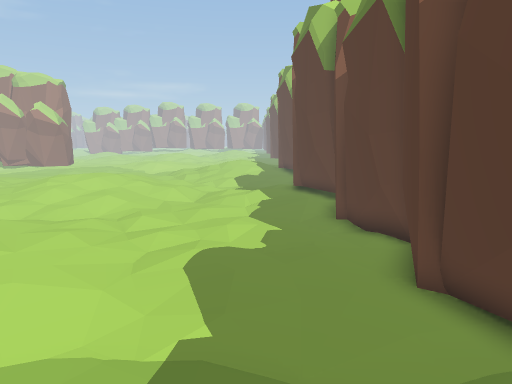
View 1 (above)

16 first-person views from a walk through a Unity game level. The camera is 1.3 m above the floor, tilts 8° down and sees 70° across. The floor is counted in squares, 0.5 m on a side. Each view is taken from the middle of a square. On the plan, view 1 faces up. The plan holds only what a view shows up to about 20 squares ahead; the rest is blank. The place goes on beyond the plan. The player is left out. Some animated figures are left out.

View 2
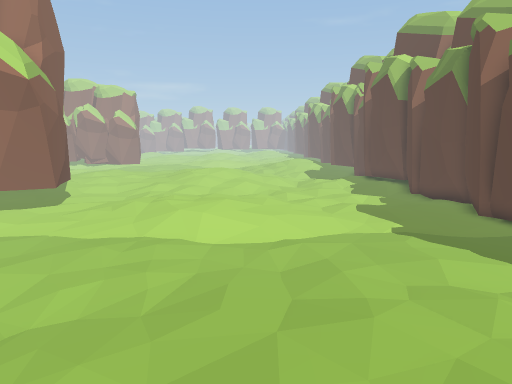

View 3
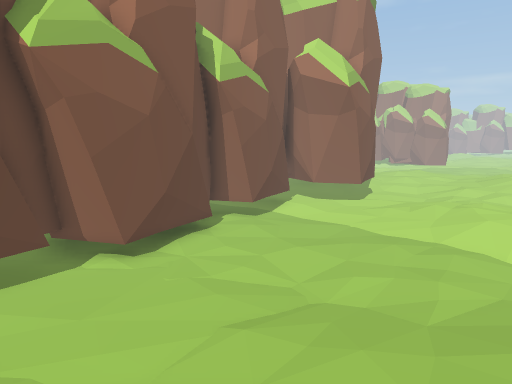

View 4
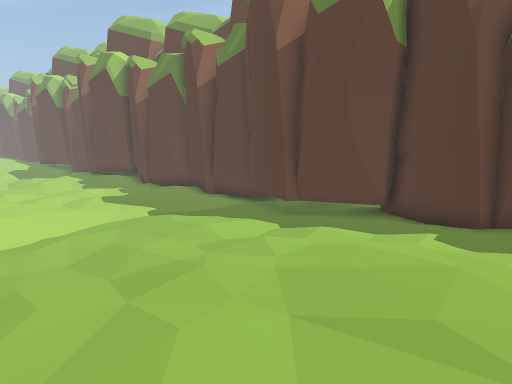

View 5
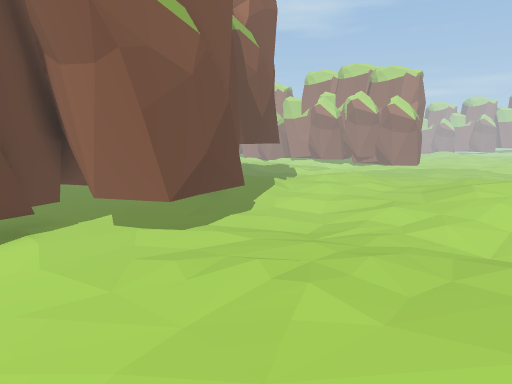

View 6
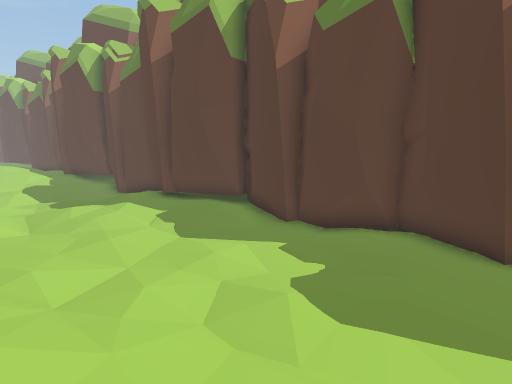

View 7
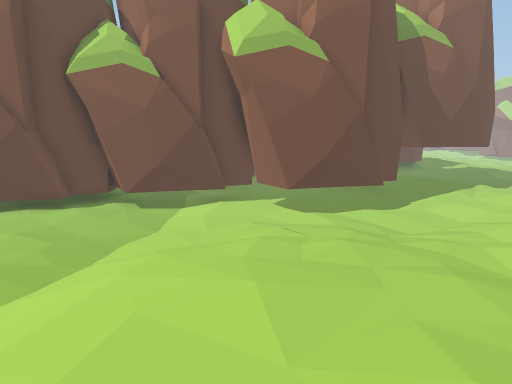

View 8
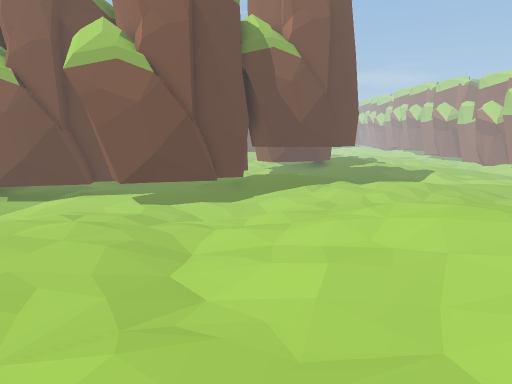

View 9
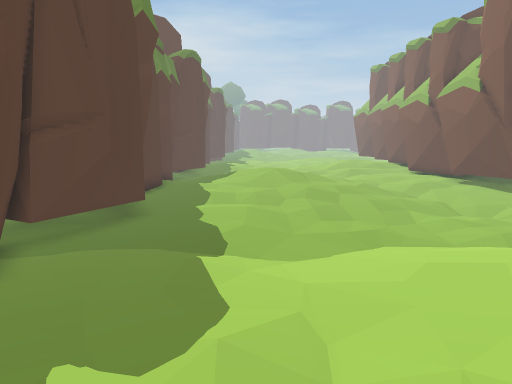

View 10
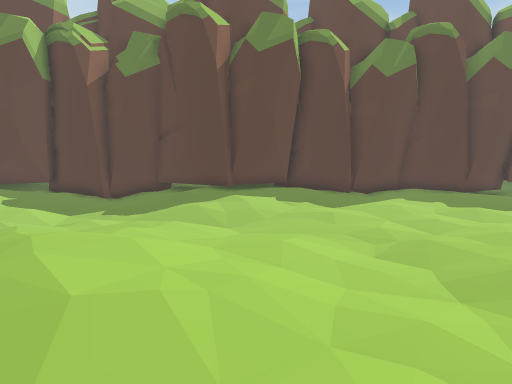

View 11
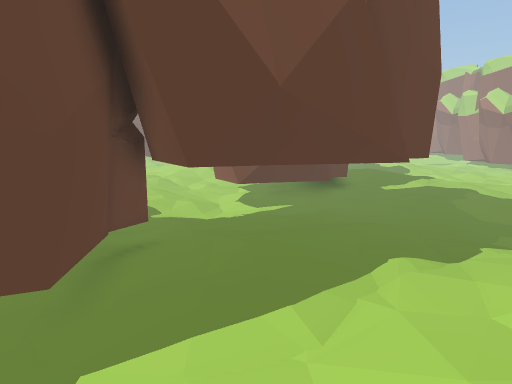

View 12
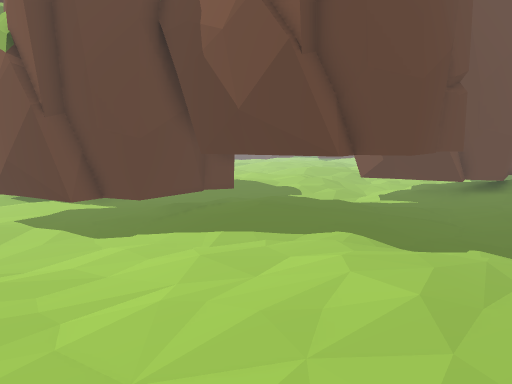

View 13
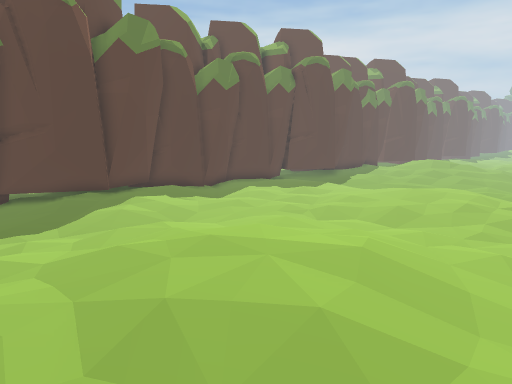

View 14
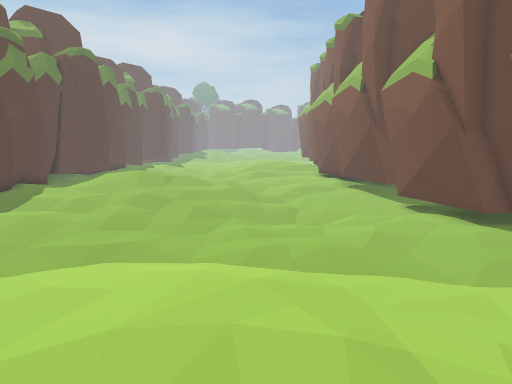

View 15
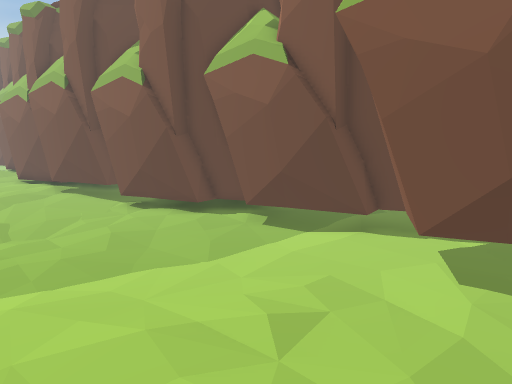

View 16
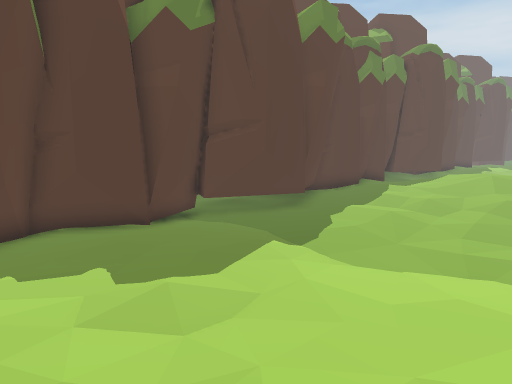

### Floor plan
Key: @ floor where view 1 was taken; . main floor; : floor 0.25 m higher than the main floor; - floor 0.25 m lower than the main floor; + floor 0.5 m higher than the main floor; / step, stairs or slope; O other object.
Columns run from 25 left of view 1 to 6 right of it. Each row starts with its distance up from view 1.
 25        ......        --....-OOOO
 24 ---....:...   ...:....------OOO
 23 .-....:::... .::::....------OOOO
 22 ......::::...::::::...---.-.OO O
 21 OOOO..:......:::+::...---...O  O
 20   OOO........:::::::..-....OO OO
 19    OO........::::::...-....OOOO
 18     OO........::::....-....OOO
 17     OO.........::....--....OOOO
 16   OOOO.-----.........-.....OOO
 15    OOOO-----.........-......OO O
 14     OOOO------..-.---.......OO O
 13        OO-----.----.-.-...-.OOOO
 12         OO----.......--.....OOO
 11          O---........-.....-OOOO
 10        OOO--...........-....O  O
  9     OOOOOOO-..........-......O O
  8     OOOOOO--...:.:....-.....OO
  7     OOO------....:..........OOOO
  6       OO------........--....OOO
  5        OO------./....---....OOOO
  4        OO---------------.---OOOO
  3      OOOO------------.....-.O
  2     OOOOO-----------.......OO
  1     O OOO------------......OO
  0        OOO----------.....@.OO
 -1         OO--------.........OO
 -2          OO-------.........OOO
 -3        OOOO------....:.:....OO
 -4          OO------...:::::...OO
 -5         OOO------...:::::::.OO
 -6         OOO------...::+:::..OO
 -7          OO.-----...::++::..OO
 -8           OO-..- . :::   :. OO

Where each view was taken, in squares from view 1:
view 1: 0 up, 0 right, facing up
view 2: 8 down, 6 left, facing up
view 3: 8 down, 6 left, facing up-left
view 4: 8 down, 8 left, facing up-right
view 5: 4 up, 7 left, facing up-left
view 6: 5 up, 6 left, facing up-right
view 7: 8 up, 2 left, facing left
view 8: 15 up, 0 right, facing left
view 9: 13 up, 2 left, facing down
view 10: 17 up, 15 left, facing right
view 11: 17 up, 14 left, facing left
view 12: 25 up, 13 left, facing down-left
view 13: 25 up, 14 left, facing down-right
view 14: 12 up, 9 left, facing down
view 15: 12 up, 8 left, facing down-left
view 16: 12 up, 7 left, facing down-right
